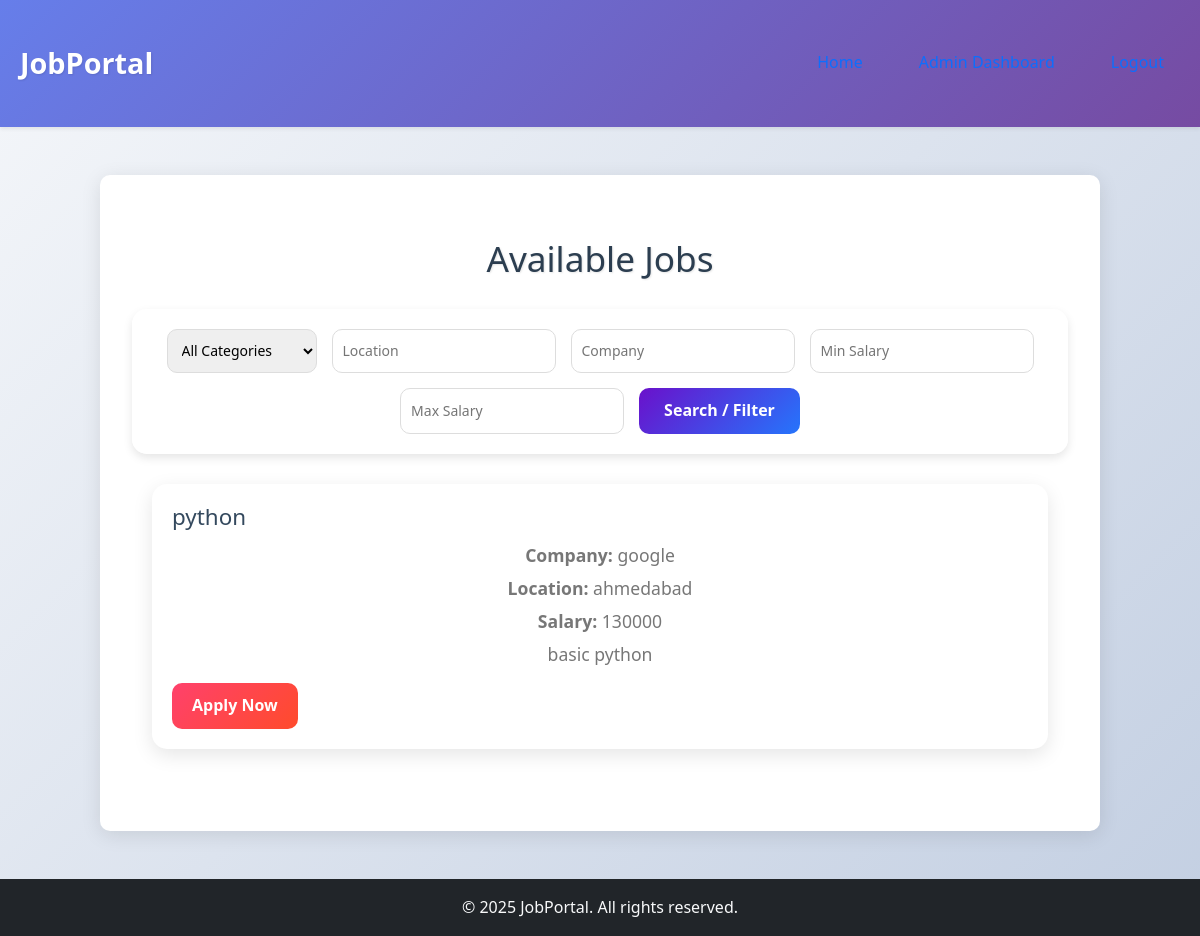
Screenshot of / (signed in) with the database file from the repository.
### app.py (models this page shows)
class Job(db.Model):
    id = db.Column(db.Integer, primary_key=True)
    title = db.Column(db.String(200), nullable=False)
    description = db.Column(db.Text, nullable=False)
    salary = db.Column(db.String(100))
    location = db.Column(db.String(200))
    category = db.Column(db.String(100))
    company = db.Column(db.String(200))
    posted_by = db.Column(db.Integer, db.ForeignKey('user.id'))
    created_at = db.Column(db.DateTime, default=datetime.utcnow)
    applications = db.relationship('Application', back_populates='job', lazy=True)
    applications = db.relationship('Application', back_populates='job', lazy=True)

### app.py (the view)
@app.route('/')
def index():
    jobs = Job.query.order_by(Job.created_at.desc()).all()
    return render_template('index.html', user=current_user, jobs=jobs)

### app.py (called while the page is built)
@app.context_processor
def inject_user():
    return dict(user=current_user)

@login_manager.user_loader
def load_user(user_id):
    return User.query.get(int(user_id))

### templates/index.html (shortened to what this page needs)
{% extends 'base.html' %}
{% block content %}
<h2>Available Jobs</h2>
<link rel="stylesheet" href="{{ url_for('static', filename='css/index.css') }}">
<form method="GET" action="{{ url_for('index') }}" class="job-filter-form">
    <select name="category">
        <option value="">All Categories</option>
        {% set categories = jobs|map(attribute='category')|unique %}
    </select>
    <input type="text" name="location" placeholder="Location" value="{{ location or '' }}">
    <input type="text" name="company" placeholder="Company" value="{{ company or '' }}">
    <input type="number" name="min_salary" placeholder="Min Salary" value="{{ min_salary or '' }}">
    <input type="number" name="max_salary" placeholder="Max Salary" value="{{ max_salary or '' }}">
    <button type="submit" class="btn-search">Search / Filter</button>
</form>
<div class="jobs-container">
    {% if jobs %}
    {% for job in jobs %}
    <div class="job-card">
        <h3>{{ job.title }}</h3>
        <p><strong>Company:</strong> {{ job.company }}</p>
        <p><strong>Location:</strong> {{ job.location }}</p>
        <p><strong>Salary:</strong> {{ job.salary or 'Not specified' }}</p>
        <p>{{ job.description[:150] }}{% if job.description|length > 150 %}...{% endif %}</p>
        {% if user and not user.is_employer %}
        <a href="{{ url_for('apply_job', job_id=job.id) }}" class="btn-apply">Apply Now</a>
        {% endif %}
    </div>
    {% endfor %}
    {% else %}
    <p>No jobs available at the moment.</p>
    {% endif %}
</div>
{% endblock %}

### static/css/base.css (style rules this page uses)
* { margin: 0; padding: 0; box-sizing: border-box; }
body { font-family: 'Arial', sans-serif; line-height: 1.6; color: #333; background: linear-gradient(135deg, #f5f7fa 0%, #c3cfe2 100%); min-height: 100vh; display: flex; flex-direction: column; }
a { color: #007bff; transition: color 0.3s ease; }
button, input[type="submit"] { background: linear-gradient(135deg, #28a745 0%, #20c997 100%); color: #fff; border: none; padding: 0.75rem 1.5rem; border-radius: 5px; cursor: pointer; font-size: 1rem; transition: background 0.3s ease, transform 0.2s ease; }

### static/css/index.css (style rules this page uses)
body { font-family: 'Segoe UI', Tahoma, Geneva, Verdana, sans-serif; background: linear-gradient(135deg, #f5f7fa 0%, #c3cfe2 100%); margin: 0; padding: 0; color: #333; }
h2 { text-align: center; margin: 30px 0; font-size: 2.2rem; color: #2c3e50; text-shadow: 1px 1px 2px rgba(0, 0, 0, 0.1); }
.job-filter-form { display: flex; flex-wrap: wrap; justify-content: center; gap: 15px; background: rgba(255, 255, 255, 0.9); padding: 20px; border-radius: 15px; box-shadow: 0 4px 10px rgba(0, 0, 0, 0.1); margin-bottom: 30px; }
.job-filter-form select, .job-filter-form input { padding: 10px; border-radius: 10px; border: 1px solid #ddd; font-size: 14px; min-width: 150px; transition: all 0.3s ease; }
.job-filter-form .btn-search { padding: 10px 25px; background: linear-gradient(135deg, #6a11cb 0%, #2575fc 100%); color: #fff; font-weight: bold; border: none; border-radius: 10px; cursor: pointer; transition: all 0.3s ease; }
.jobs-container { display: grid; grid-template-columns: repeat(auto-fit, minmax(300px, 1fr)); gap: 20px; padding: 0 20px 50px 20px; }
.job-card { background: #fff; border-radius: 15px; padding: 20px; box-shadow: 0 6px 20px rgba(0, 0, 0, 0.1); transition: transform 0.3s ease, box-shadow 0.3s ease; position: relative; }
.job-card h3 { font-size: 1.4rem; color: #34495e; margin-bottom: 10px; }
.job-card p { margin: 5px 0; font-size: 0.95rem; color: #555; }
.btn-apply { display: inline-block; margin-top: 10px; padding: 10px 20px; border-radius: 10px; background: linear-gradient(135deg, #ff416c 0%, #ff4b2b 100%); color: #fff; font-weight: bold; text-decoration: none; transition: all 0.3s ease; }
.jobs-container p { grid-column: 1/-1; text-align: center; font-size: 1.1rem; color: #777; }

### rows the page displays
Job: title "python", company "google", location "ahmedabad", salary "130000", description "basic python"

### other values shown
{{ current_year or 2025 }} "2025"
